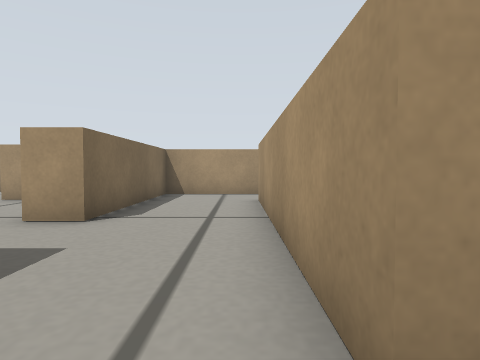
view 1 (above)

19 first-person views from a walk through a robot-simulator world made for Gazebo. The camera is 0.17 m above the floor, tilts 2° down and sees 75° across. The floor is counted in squares, 0.2 m on a side. Each view is taken from the middle of a square. On the plan, view 1 faces up. The plan holds only what a view shows up to about 11 squares ahead; the rest is blank.

view 2
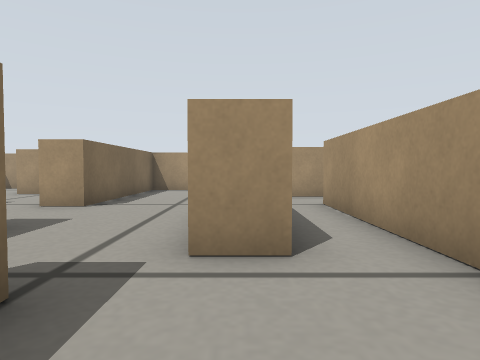

view 3
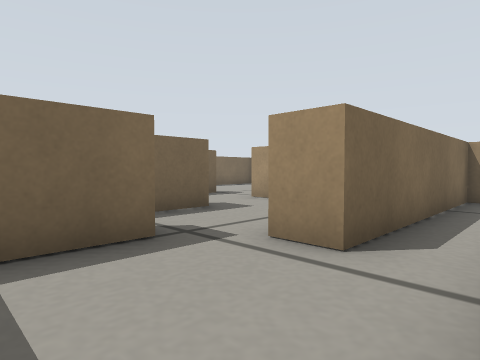

view 4
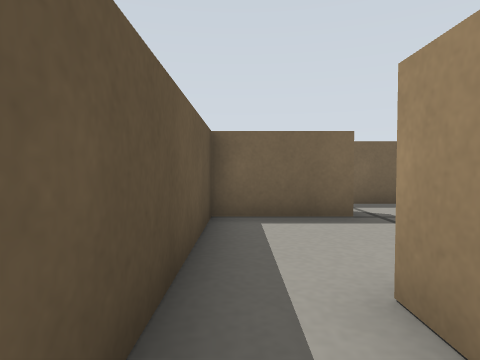

view 5
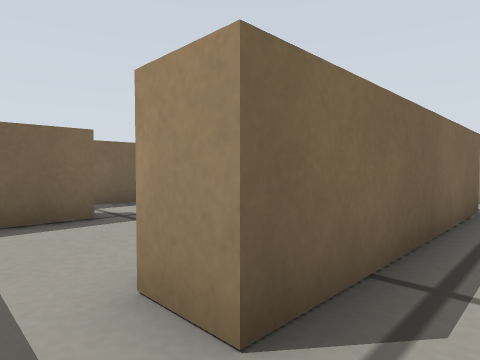

view 6
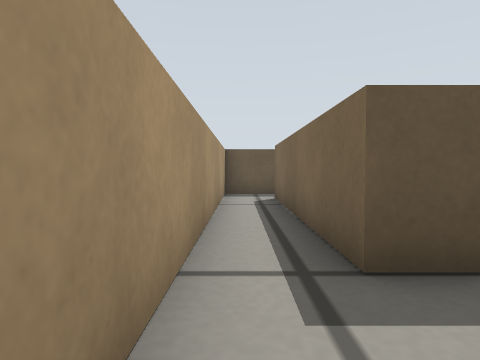

view 7
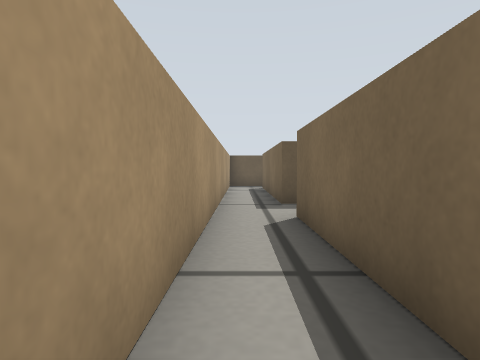

view 8
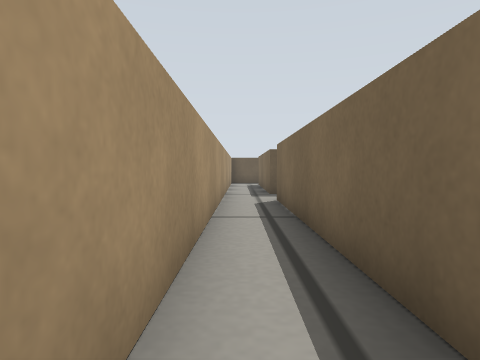

view 9
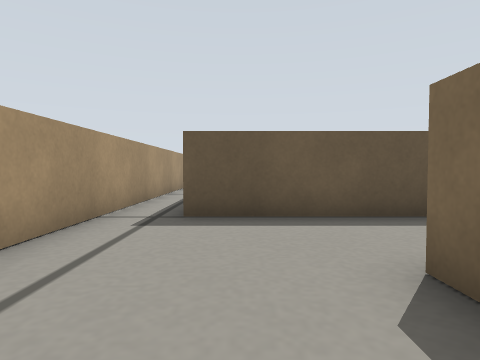

view 10
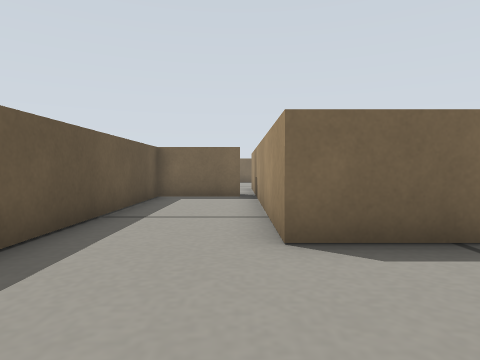

view 11
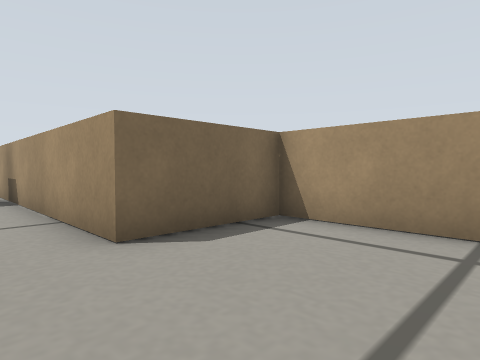

view 12
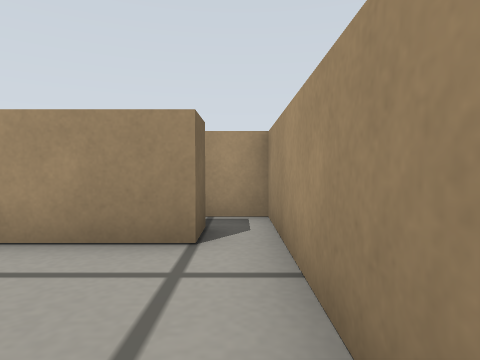

view 13
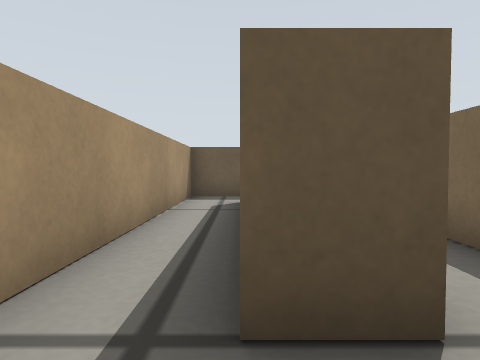

view 14
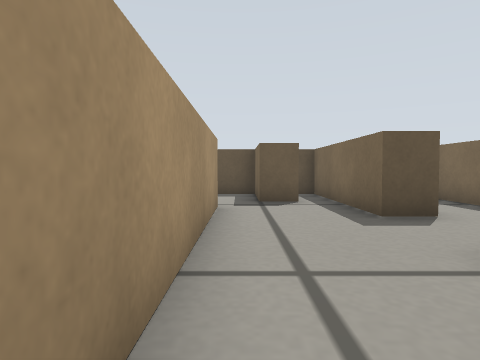

view 15
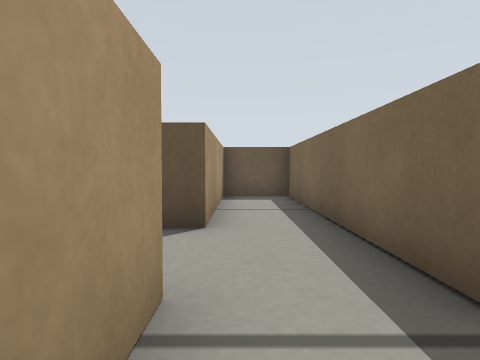

view 16
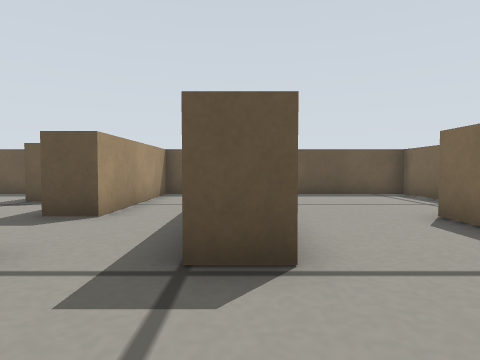

view 17
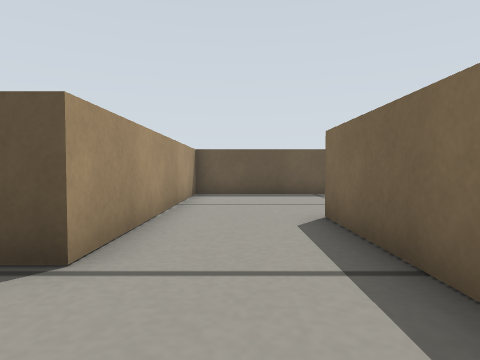

view 18
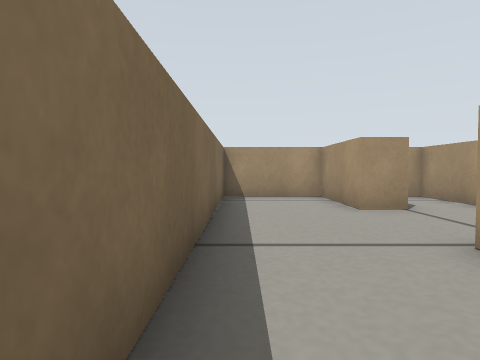

view 19
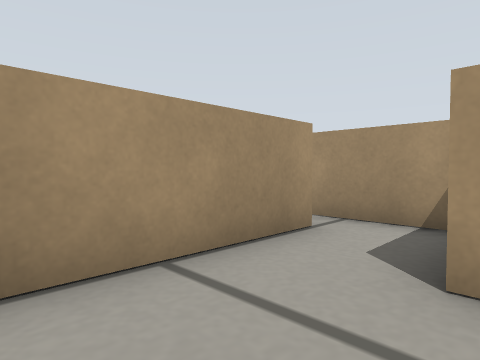

### Floor plan
Points are (right, up) in squares from view 1. A wall is a line through its corners. A room is listed if a view was taken in it or the views show most of it. See-through windows are left out.
Room 1 (view 1)
walls: (-1.5, 0) (-0.5, 0) (-0.5, -2.5) (0.5, -2.5)
ways out: opening at (1, -0.5) to room 2; opening at (-1, 2) to room 4; opening at (-1, 1) to room 7
Room 2 (views 2, 3, 4, 5, 13)
walls: (3, 0.5) (3, 5.5) (4, 5.5) (4, -1) (3, -1); (0.5, -2.5) (5.5, -2.5) (5.5, 7.5); (4, 7.5) (1.5, 7.5) (1.5, 1) (0.5, 1)
ways out: opening at (1, -0.5) to room 1; opening at (5, 8) to room 3
Room 3 (views 6, 7, 8, 9, 10, 11, 12)
walls: (4, 14.8) (4, 7.5); (4.5, 22.5) (4.5, 21.5) (1.5, 21.5) (1.5, 18.5) (-5, 18.5); (-4.5, 18) (-4.5, 15.5) (4, 15.5); (5.5, 7.5) (5.5, 22.5)
ways out: opening at (5, 8) to room 2; opening at (5, 22)
Room 4 (views 14, 19)
walls: (-3.5, 2.5) (-2.5, 2.5) (-2.5, 1.5); (3, 8.9) (3, 11.1); (0.5, 1) (0.5, 8.5); (2.1, 10.5) (-2.5, 10.5) (-2.5, 5) (-3.5, 5)
ways out: opening at (-1, 2) to room 1; opening at (-3, 4) to room 5
Room 5 (views 15, 16)
walls: (-3.5, 5) (-3.5, 6.4); (-6.5, 5.3) (-5.5, 5.3) (-5.5, -2.5) (-3.5, -2.5) (-3.5, 2.5); (-5.4, 8.5) (-6.5, 8.5); (-3.5, 9.2) (-3.5, 11.5) (-3.9, 11.5)
ways out: opening at (-3, 4) to room 4; opening at (-6, 7) to room 6
Room 6 (views 17, 18)
walls: (-6.5, 8.5) (-6.5, 11.5) (-9.5, 11.5) (-9.5, 2.5); (-10.5, -2.5) (-6.5, -2.5) (-6.5, 5.3)
ways out: opening at (-6, 7) to room 5; opening at (-10, 0)
Room 7 (no view inside)
walls: (-2.5, 1.5) (-2.5, -2.5) (-1.9, -2.5)
ways out: opening at (-1, 1) to room 1

Positions as (right, up) in squares from view 1, and headings:
1: (0, 0), facing up
2: (1, -2), facing up
3: (3, -2), facing up-left
4: (5, -2), facing left
5: (5, -2), facing up-left
6: (5, 8), facing down
7: (5, 13), facing down
8: (5, 16), facing down
9: (3, 21), facing down
10: (5, 18), facing left
11: (5, 17), facing up-left
12: (5, 18), facing up
13: (4, 7), facing down
14: (0, 8), facing down
15: (-4, 7), facing down
16: (-6, 8), facing down
17: (-8, 8), facing down
18: (-9, 2), facing up
19: (-2, 8), facing up-right
